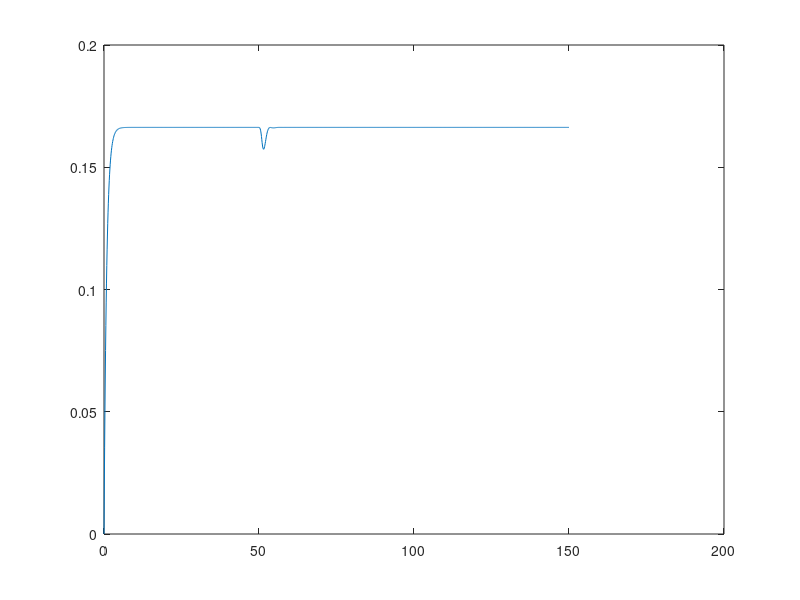

The MATLAB script that drew this image:
clearvars

d = 6; %dimension of the annihilation and creation operator
J = 1;
aa = diag(sqrt(1:d-1),1); %annihilation operator
W = rand(1,2);
dt = 0.1;
T = 0:dt:150;
gamma = 1;
P = 0.2; %Incohernet pumping
swtich_H_I = 1;

gs = [0;1]; %Ground state
es = [1;0]; %Excited state

sig_z = [1,0;0,-1];
sig_m = [0,0;1,0];
sig_p = [0,1;0,0];

I_a = eye(d);
I_b = eye(2);
b1 = kron(sig_m, kron(I_b, I_a));
b2 = kron(I_b, kron(sig_m, I_a));
A = kron(I_b, kron(I_b,aa));

H_R = J*(b1'*b2 + b2'*b1);
H_I = W(1)*(A'*b1 + b1'*A) + W(2)*(A'*b2 + b2'*A );

% I_a = eye(d);
a1 = aa;

theta = 1.9605;
s = 0.1651;
phi = 0.5+pi/10;

alpha = s*sin(phi);
a = abs(alpha)*exp(1i*theta);

% Matrix exponential : expm
S = expm(0.5*(a'*a1*a1 - a*a1'*a1')); 


psi = kron(gs,gs); %reservoir 1 : excited, reservoir 2 : ground
Rho_b = psi*psi';


n_bar = s^2 * (cos(phi))^2 ;
% n_bar = 0.5;

for i=1:d
    rho_th(i) = (1/(1 + n_bar)) * (n_bar/(1 + n_bar))^(i-1);
    % Rho_th = Rho_th + rho_th * kron(I_a(:,i+1),I_a(:,i+1));
end

rho_th = diag(rho_th);
rho_sq_th = S*rho_th*conj(S);
rho = kron(Rho_b, rho_sq_th);
[trace(rho), trace(rho_sq_th),trace(rho*b1'*b1)]

% rho_th = diag(rho_th);
% [trace(rho_th),trace(rho_th*a1'*a1)] %should be 1 and n_bar
% 
% rho_sq_th = S*rho_th*S';
% % rho_sq_th = S*rho_th*conj(S);
% [trace(rho_sq_th),trace(rho_sq_th*a1'*a1)] %should be 1 and n_bar


tau = 10;
for t=1:length(T)
    % Pe(t) = kron(es, If(:,1))'*rho*kron(es, If(:,1));
    % correlation(t) = trace(rho*A'*A'*A*A)/trace(rho*A'*A)^2;
    n1(t) = trace(rho*b1'*b1);
    n2(t) = trace(rho*b2'*b2);
    n_a(t) = trace(rho*A'*A); %this should be constant when u add cascade coupling term

    H = H_R + swtich_H_I * H_I.*(t>=500).*(t<500+tau);
    K1 = -1i*(H*rho - rho*H) + gamma/2*(2*b1*rho*b1' - rho*b1'*b1 - b1'*b1*rho) ...
                             + gamma/2*(2*b2*rho*b2' - rho*b2'*b2 - b2'*b2*rho) ...
                             + P/2*(2*b1'*rho*b1 - rho*b1*b1' - b1*b1'*rho)...
                             + P/2*(2*b2'*rho*b2 - rho*b2*b2' - b2*b2'*rho);
    rho1 = rho + 0.5*dt*K1;
    K2 = -1i*(H*rho1 - rho1*H) + gamma/2*(2*b1*rho1*b1' - rho1*b1'*b1 - b1'*b1*rho1) ...
                               + gamma/2*(2*b2*rho1*b2' - rho1*b2'*b2 - b2'*b2*rho1) ...
                               + P/2*(2*b1'*rho1*b1 - rho1*b1*b1' - b1*b1'*rho1) ...
                               + P/2*(2*b2'*rho1*b2 - rho1*b2*b2' - b2*b2'*rho1);
    rho2 = rho + 0.5*dt*K2;
    K3 = -1i*(H*rho2 - rho2*H)+ gamma/2*(2*b1*rho2*b1' - rho2*b1'*b1 - b1'*b1*rho2) ...
                              + gamma/2*(2*b2*rho2*b2' - rho2*b2'*b2 - b2'*b2*rho2) ...
                              + P/2*(2*b1'*rho2*b1 - rho2*b1*b1' - b1*b1'*rho2) ...
                              + P/2*(2*b2'*rho2*b2 - rho2*b2*b2' - b2*b2'*rho2);
    rho3 = rho + dt*K3;
    K4 = -1i*(H*rho3 - rho3*H) + gamma/2*(2*b1*rho3*b1' - rho3*b1'*b1 - b1'*b1*rho3) ...
                               + gamma/2*(2*b2*rho3*b2' - rho3*b2'*b2 - b2'*b2*rho3) ...
                               + P/2*(2*b1'*rho3*b1 - rho3*b1*b1' - b1*b1'*rho3) ...
                               + P/2*(2*b2'*rho3*b2 - rho3*b2*b2' - b2*b2'*rho3);

    rho = rho + 1/6*dt*(K1+2*K2+2*K3+K4);
end


figure()
plot(T,abs(n1))
hold on
% plot(T,abs(n2))
